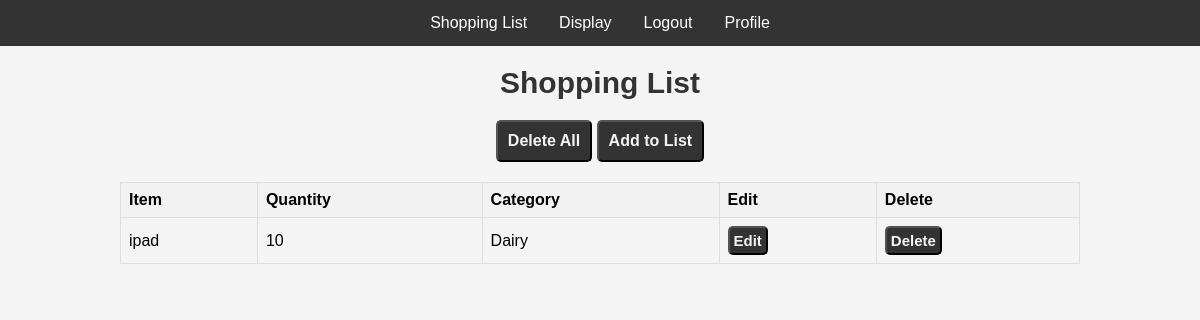
/display (signed in), run on the app's committed database.
### app.py (models this page shows, shortened)
class Notes(db.Model):
    __tablename__ = "shopping_list"
    id = db.Column(db.Integer, primary_key=True)
    item = db.Column(db.Text)
    quantity = db.Column(db.Integer)
    category = db.Column(db.String(64))
    user_id = db.Column(db.Integer, db.ForeignKey('users.id'))

### app.py (the view)
@app.route('/display')
@login_required
def display():
    user_notes = Notes.query.filter_by(user_id=current_user.id).all()
    return render_template('display.html', notes=user_notes)

### app.py (called while the page is built)
@login_manager.user_loader
def load_user(user_id):
    return User.query.get(user_id)

### templates/display.html (shortened to what this page needs)
{% extends 'layout.html' %}
{% block content %}
<center>
    <h1>Shopping List </h1>
    {% if notes|length == 0 %}
        <p>List is empty, you can add items by clicking the add list button</p>
    {% else %}
        <button class ='btn1'><a href="{{ url_for('delete_all') }}">Delete All</a></button>
    {% endif %}
    <button class ='btn1'><a href="{{ url_for('shopping') }}">Add to List</a></button>
    <table>
        <tr>
            <th>Item</th>
            <th>Quantity</th>
            <th>Category</th>
            <th>Edit</th>
            <th>Delete</th>
        </tr>
        {% for note in notes %}
        <tr>
            <td>{{ note.item }}</td>
            <td>{{ note.quantity }}</td>
            <td>{{ note.category }}</td>
            <td><button class ='btn'><a href="{{ url_for('update', id=note.id) }}">Edit</a></button></td>
            <td><button class ='btn'><a href="{{ url_for('delete', id=note.id) }}">Delete</a></button></td>
        </tr>
        {% endfor %}
    </table>
</center>
{% endblock %}

### templates/layout.html (style rules this page uses)
body { font-family: Arial, sans-serif; margin: 0; padding: 0; background-color: #f4f4f4; }

### templates/display.html (style rules this page uses)
h1 { color: #333; text-align: center; font-size: 30px; font-weight: bold; }
.btn { background-color: #333; color: #f4f4f4; padding: 4px; border-radius: 5px; font-weight: bold; font-size: 15px; text-decoration: none; transition: background-color 0.3s; cursor: pointer; text-align: center; }
table { width: 80%; border-collapse: collapse; margin-top: 20px; }
th, td { border: 1px solid #ddd; padding: 8px; text-align: left; }
th { background-color: #f2f2f2; }
.btn1 { background-color: #333; color: #f4f4f4; padding: 10px; border-radius: 5px; font-weight: bold; font-size: 16px; text-decoration: none; transition: background-color 0.3s; cursor: pointer; text-align: center; }
a { text-decoration: none; color: #f4f4f4; font-family: 'Gill Sans', 'Gill Sans MT', Calibri, 'Trebuchet MS', sans-serif; }

### data on the page
Notes: item "ipad", quantity "10", category "Dairy"
